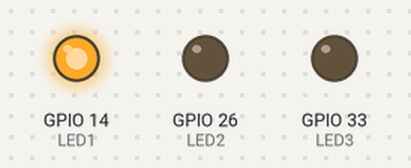
A sketch run on a simulated ESP32. Parts: output pins drawn as LEDs (lit = HIGH).

Above: at 1.2 s.
At 2.2 s:
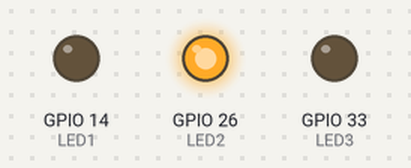
At 3.2 s:
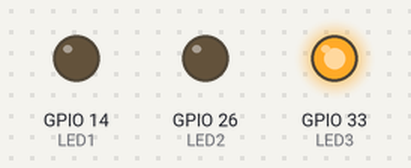
At 4.5 s:
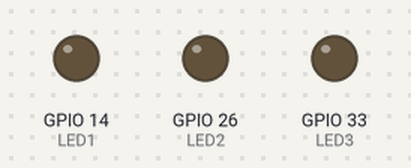
Timing chart, 0 to 6.9 s (numbered marks = the images above):
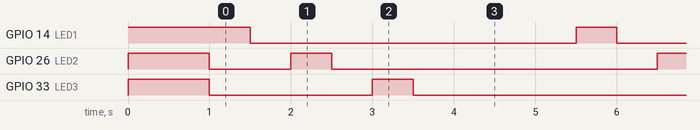

Measured:
- by itself, GPIO 14 (LED1): alternates HIGH for 0.50 s and LOW for 4.0 s
- by itself, GPIO 26 (LED2), GPIO 33 (LED3): repeats every 4.5 s: HIGH 0.50 s, LOW 4.0 s
- by itself, everything shown: repeats every 4.5 s, in 6 steps

The sketch:

AirQuality_V1_LED_edit_aun_651102.ino
```cpp
int LED1 = 14;
int LED2 = 26;
int LED3 = 33;
void setup() {
  Serial.begin(115200);
  pinMode(LED1, OUTPUT);
  pinMode(LED2, OUTPUT);
  pinMode(LED3, OUTPUT);
  digitalWrite(LED1,HIGH);
  digitalWrite(LED2,HIGH);
  digitalWrite(LED3,HIGH);
  delay(1000);
  digitalWrite(LED1,LOW);
  digitalWrite(LED2,LOW);
  digitalWrite(LED3,LOW);
}

void loop() {
  digitalWrite(LED1,HIGH);
  delay(500);
  digitalWrite(LED1,LOW);

  delay(500);

  digitalWrite(LED2,HIGH);
  delay(500);
  digitalWrite(LED2,LOW);

  delay(500);

  digitalWrite(LED3,HIGH);
  delay(500);
  digitalWrite(LED3,LOW);

  delay(2000);
}
```
